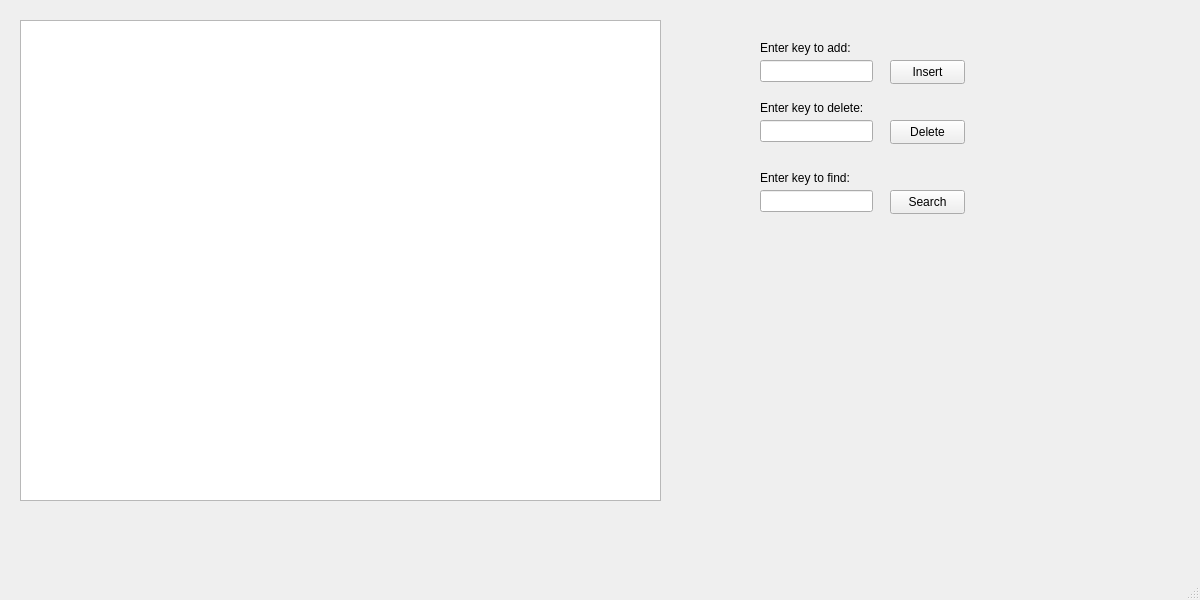
<?xml version="1.0" encoding="UTF-8"?>
<ui version="4.0">
 <class>MainWindow</class>
 <widget class="QMainWindow" name="MainWindow">
  <property name="geometry">
   <rect>
    <x>0</x>
    <y>0</y>
    <width>1200</width>
    <height>600</height>
   </rect>
  </property>
  <property name="windowTitle">
   <string>MainWindow</string>
  </property>
  <widget class="QWidget" name="centralwidget">
   <widget class="QPlainTextEdit" name="plainTextEdit">
    <property name="geometry">
     <rect>
      <x>20</x>
      <y>20</y>
      <width>641</width>
      <height>481</height>
     </rect>
    </property>
   </widget>
   <widget class="QLineEdit" name="line_key">
    <property name="geometry">
     <rect>
      <x>760</x>
      <y>60</y>
      <width>113</width>
      <height>22</height>
     </rect>
    </property>
   </widget>
   <widget class="QPushButton" name="buttonInsert">
    <property name="geometry">
     <rect>
      <x>890</x>
      <y>60</y>
      <width>75</width>
      <height>24</height>
     </rect>
    </property>
    <property name="text">
     <string>Insert</string>
    </property>
   </widget>
   <widget class="QLabel" name="label">
    <property name="geometry">
     <rect>
      <x>760</x>
      <y>40</y>
      <width>111</width>
      <height>16</height>
     </rect>
    </property>
    <property name="text">
     <string>Enter key to add:</string>
    </property>
   </widget>
   <widget class="QLineEdit" name="line_keyDelete">
    <property name="geometry">
     <rect>
      <x>760</x>
      <y>120</y>
      <width>113</width>
      <height>22</height>
     </rect>
    </property>
   </widget>
   <widget class="QLabel" name="label_2">
    <property name="geometry">
     <rect>
      <x>760</x>
      <y>100</y>
      <width>111</width>
      <height>16</height>
     </rect>
    </property>
    <property name="text">
     <string>Enter key to delete:</string>
    </property>
   </widget>
   <widget class="QPushButton" name="buttonDelete">
    <property name="geometry">
     <rect>
      <x>890</x>
      <y>120</y>
      <width>75</width>
      <height>24</height>
     </rect>
    </property>
    <property name="text">
     <string>Delete</string>
    </property>
   </widget>
   <widget class="QLineEdit" name="line_keySearch">
    <property name="geometry">
     <rect>
      <x>760</x>
      <y>190</y>
      <width>113</width>
      <height>22</height>
     </rect>
    </property>
   </widget>
   <widget class="QLabel" name="label_3">
    <property name="geometry">
     <rect>
      <x>760</x>
      <y>170</y>
      <width>111</width>
      <height>16</height>
     </rect>
    </property>
    <property name="text">
     <string>Enter key to find:</string>
    </property>
   </widget>
   <widget class="QPushButton" name="buttonSearch">
    <property name="geometry">
     <rect>
      <x>890</x>
      <y>190</y>
      <width>75</width>
      <height>24</height>
     </rect>
    </property>
    <property name="text">
     <string>Search</string>
    </property>
   </widget>
   <widget class="QLabel" name="resSearch">
    <property name="geometry">
     <rect>
      <x>760</x>
      <y>220</y>
      <width>201</width>
      <height>21</height>
     </rect>
    </property>
    <property name="text">
     <string/>
    </property>
   </widget>
  </widget>
  <widget class="QMenuBar" name="menubar">
   <property name="geometry">
    <rect>
     <x>0</x>
     <y>0</y>
     <width>1200</width>
     <height>22</height>
    </rect>
   </property>
  </widget>
  <widget class="QStatusBar" name="statusbar"/>
 </widget>
 <resources/>
 <connections/>
</ui>
